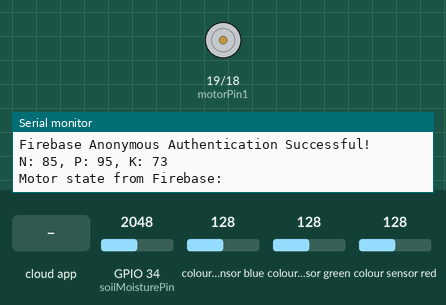
The sketch below on a simulated ESP32. On the bench: motor-driver pin pairs drawn as motors (green arrow = first pin HIGH = forward, orange = second pin HIGH = backward, longer = more drive), the last lines printed to the serial monitor. Wiring (inferred from the names in the program): TCS3200 colour sensor: output GPIO 35; S2 GPIO 25; S3 GPIO 26; S0 GPIO 32; S1 GPIO 33. The test bench sets the inputs (shaded band); at power-on: GPIO 34 (soilMoisturePin) = 2048, colour sensor blue 128, colour sensor green 128, colour sensor red 128. WiFi joins after 1.5 s; servers stay silent unless stated; the Firebase database answers and starts empty.

Above: at 2.7 s.
2.8 s: the phone or cloud app sets state to on
At 5.0 s:
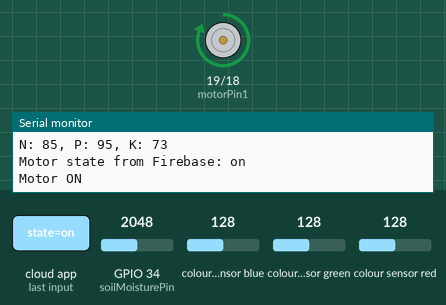
6.1 s: the phone or cloud app sets state to off
At 7.2 s:
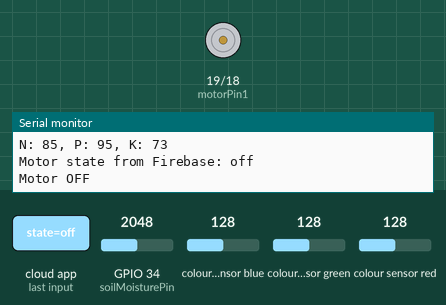
Timing chart, 0 to 9.1 s (numbered marks = the images above; inputs shaded):
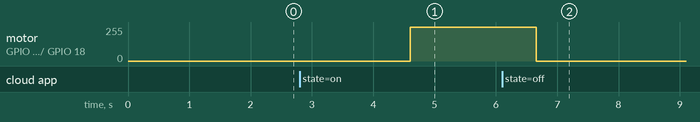

The sketch:

esp_code.ino
```cpp
#include <WiFi.h>
#include <Firebase_ESP_Client.h>

// Wi-Fi Credentials
#define WIFI_SSID "WIFI SSID"
#define WIFI_PASSWORD "Password"

// Firebase Configuration
#define API_KEY "API Key"
#define DATABASE_URL "Database url"

// Firebase objects
FirebaseData firebaseData;
FirebaseAuth firebaseAuth;
FirebaseConfig firebaseConfig;

// Motor Pins for L298N
const int motorPin1 = 19;
const int motorPin2 = 18;

// TCS3200 Color Sensor Pins
#define S0 32
#define S1 33
#define S2 25
#define S3 26
#define sensorOut 35

// Soil Moisture Sensor Pin
const int soilMoisturePin = 34;

// Function to calculate soil wet percentage
int getSoilWetPercentage(int value) {
    return map(value, 0, 4095, 100, 0);
}

void setup() {
    Serial.begin(115200);

    // Connect to Wi-Fi
    WiFi.begin(WIFI_SSID, WIFI_PASSWORD);
    Serial.print("Connecting to Wi-Fi");

    while (WiFi.status() != WL_CONNECTED) {
        delay(500);
        Serial.print(".");
    }

    Serial.println("\nWi-Fi connected");
    Serial.println("IP Address: " + WiFi.localIP().toString());

    // Firebase Configuration
    firebaseConfig.api_key = API_KEY;
    firebaseConfig.database_url = DATABASE_URL;

    firebaseAuth.user.email = "";
    firebaseAuth.user.password = "";

    Firebase.begin(&firebaseConfig, &firebaseAuth);
    Firebase.reconnectWiFi(true);

    if (Firebase.signUp(&firebaseConfig, &firebaseAuth, "", "")) {
        Serial.println("Firebase Anonymous Authentication Successful!");
    } else {
        Serial.println("Firebase Auth Error: " + String(firebaseConfig.signer.signupError.message.c_str()));
    }

    pinMode(motorPin1, OUTPUT);
    pinMode(motorPin2, OUTPUT);
    digitalWrite(motorPin1, LOW);
    digitalWrite(motorPin2, LOW);

    pinMode(S0, OUTPUT);
    pinMode(S1, OUTPUT);
    pinMode(S2, OUTPUT);
    pinMode(S3, OUTPUT);
    pinMode(sensorOut, INPUT);

    // Set frequency scaling to 100%
    digitalWrite(S0, HIGH);
    digitalWrite(S1, HIGH);
}

// Helper function to map float values
float mapFloat(float x, float in_min, float in_max, float out_min, float out_max) {
    return (x - in_min) * (out_max - out_min) / (in_max - in_min) + out_min;
}

int getColorValue(int s2State, int s3State) {
    digitalWrite(S2, s2State);
    digitalWrite(S3, s3State);
    delay(100);
    return pulseIn(sensorOut, LOW);
}

void calculateAndSendNPK(int red, int green, int blue) {
    int maxColor = max(red, max(green, blue));
    if (maxColor == 0) return; // Avoid division by zero

    float R_norm = (red * 1.0) / maxColor;
    float G_norm = (green * 1.0) / maxColor;
    float B_norm = (blue * 1.0) / maxColor;

    int nitrogen = (int)((G_norm * 100) - 10);
    int phosphorus = (int)((R_norm * 100) - 5);
    int potassium = (int)((B_norm * 100) - 8);

    nitrogen = max(0, nitrogen);
    phosphorus = max(0, phosphorus);
    potassium = max(0, potassium);

    // Map nitrogen to 0–85 and potassium to 0–75
    nitrogen = (int)mapFloat(nitrogen, 0.0, 100.0, 0.0, 95.0);
    potassium = (int)mapFloat(potassium, 0.0, 100.0, 0.0, 80.0);

    Serial.printf("N: %d, P: %d, K: %d\n", nitrogen, phosphorus, potassium);

    // Send to Firebase as integers
    Firebase.RTDB.setInt(&firebaseData, "/soil/N", nitrogen);
    Firebase.RTDB.setInt(&firebaseData, "/soil/P", phosphorus);
    Firebase.RTDB.setInt(&firebaseData, "/soil/K", potassium);
}


void loop() {
    // Soil moisture sensor value
    int sensorValue = analogRead(soilMoisturePin);
    int wetPercentage = getSoilWetPercentage(sensorValue);
    Firebase.RTDB.setInt(&firebaseData, "/soil_moisture/wet_percentage", wetPercentage);

    // Read RGB values
    int red = getColorValue(LOW, LOW);
    int green = getColorValue(HIGH, HIGH);
    int blue = getColorValue(LOW, HIGH);

    calculateAndSendNPK(red, green, blue);

    // Motor Control
    String motorState;
    if (Firebase.RTDB.getString(&firebaseData, "/motor/state")) {
        motorState = firebaseData.stringData();
        Serial.print("Motor state from Firebase: ");
        Serial.println(motorState);

        if (motorState == "on") {
            digitalWrite(motorPin1, HIGH);
            digitalWrite(motorPin2, LOW);
            Serial.println("Motor ON");
        } else if (motorState == "off") {
            digitalWrite(motorPin1, LOW);
            digitalWrite(motorPin2, LOW);
            Serial.println("Motor OFF");
        }
    } else {
        Serial.println("Firebase Error: " + firebaseData.errorReason());
    }

    delay(1000);
}
```

Measured:
- after the input at 2.8 s, motor on GPIO 19 (motorPin1) / GPIO 18 (motorPin2): stopped → forward 255/255 after 1.8 s
- after the input at 6.1 s, motor on GPIO 19 (motorPin1) / GPIO 18 (motorPin2): forward 255/255 → stopped after 0.56 s
